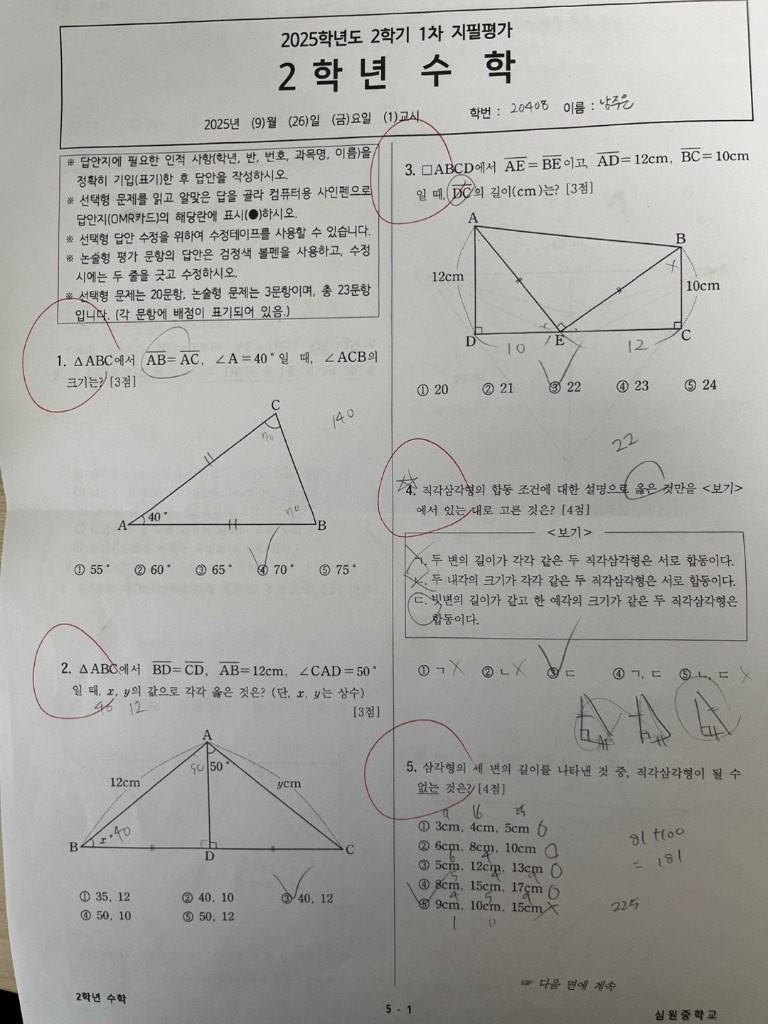
#> input picture samples/golden_001/page1.jpg, 768 x 1024 px; its folder holds only this picture in this run
$ python -i separator.py   (imports and definitions only)
#> lines starting #> are read from the running program, lines starting #| are printed output that depends on the picture; after the words box and inside, x2 and y2 are one past the last pixel; in counts of white or black regions, pixels touching at a corner belong together
from __future__ import annotations

from pathlib import Path

import numpy as np
from PIL import Image, ImageFilter

from .layers import (
    LayerClass,
    REVIEW_CLASSES,
    classify_layers,
    load_rgb,
    overlay_image,
)
from ..context import PipelineContext

# Print is near-black; pencil graphite sits between print and the local
# paper gray (scanned paper is ~150-210, not white).
PRINT_MAX = 55            # print cores live below this; pencil cores reach ~110
STROKE_MARGIN = 40        # stroke = at least this much darker than local paper
MIN_MARK_AREA = 150       # px — smaller blobs are antialiased glyph edges
MAX_PRINT_NEIGHBOR = 0.5  # marks often sit next to print; only reject heavy fusion
MIN_BBOX_RATIO = 4.0      # strokes are sparse inside their bbox; glyph clusters are not
MIN_DIAGONAL = 70         # px — marks are large; glyph fragments are small
CHROMA_MIN = 40           # colored ink (red/blue pens) stands out by chroma
WHITE_MIN = 245

# S01 guard: never whiten print-dark pixels; record overlap components as
# uncertain regions. Internal knob — the golden-cache migration script
# disables it to reproduce the pre-guard (destructive) output bytes.
PRESERVE_PRINT_OVERLAP = True

# Cache-migration shim: reproduce the pre-RESTORE-04 removal semantics
# (dilated pencil|color mask minus print cores, written to the restored
# path). Only tests/golden/migrate_cache_restore04.py sets this.
LEGACY_REMOVAL = False


# [42 lines that did not run here, left out]


def _run_page(ctx, page, work: Path) -> tuple[int, int]:
    """Separate one page; returns (removed_px, review_region_count)."""
    import hashlib

    gray_uri = page.original.variants.get("grayscale", page.original.uri)
    gray_path = ctx.resolve_uri(gray_uri)
    if not gray_path.exists():
        page.trace_mask_uri = None
        return 0, 0

    gray = np.asarray(Image.open(gray_path).convert("L"), dtype=np.uint8)
    if LEGACY_REMOVAL:
        _legacy_run(ctx, page, gray, gray_path, work)
        return 0, 0
    rgb = load_rgb(ctx.resolve_uri(page.original.uri), gray.shape)
    evidence = classify_layers(gray, rgb)

    # TraceDetector providers contribute region-level candidates;
    # ExamDNA's own pixel policy decides what may be removed inside
    # each box (provider output is never a removal mask).
    trace_boxes = _provider_trace_boxes(ctx, page, gray.shape)
    if trace_boxes:
        extra_removal, kept = _region_guided_removal(gray, trace_boxes)
        extra_removal &= ~evidence.removal_mask
        evidence.removal_mask |= extra_removal
        _record_provider_regions(page, trace_boxes, kept)
        _save_trace_overlay(
            gray, trace_boxes, evidence.removal_mask,
            work / f"{gray_path.stem}_provider_trace_overlay.png",
            page,
        )

    # Per-class evidence masks + review overlay — never merged into
    # one binary mask (spec 3.2).
    for cls in LayerClass:
        if cls == LayerClass.BACKGROUND:
            continue
        m = evidence.class_mask(cls)
        if not m.any():
            continue
        p = work / f"{gray_path.stem}_layer_{cls.name.lower()}.png"
        Image.fromarray((m * 255).astype(np.uint8), mode="L").save(p)
        page.original.variants[f"layer_{cls.name.lower()}"] = str(p)
        page.original.variant_sha256[f"layer_{cls.name.lower()}"] = (
            hashlib.sha256(p.read_bytes()).hexdigest()
        )
    overlay_path = work / f"{gray_path.stem}_layer_overlay.png"
    overlay_image(gray, evidence).save(overlay_path)
    page.original.variants["layer_overlay"] = str(overlay_path)

    # Restoration policy: REMOVE_CONFIDENT_ANNOTATION only — approved
    # (confident, non-overlap) annotation pixels are whitened; nothing
    # outside the approved mask may change.
    mask = evidence.removal_mask
    restored = gray.copy()
    restored[mask] = 255
    changed = restored != gray
    assert not (changed & ~mask).any(), "out-of-mask pixel change"

    # Overlap / unknown / low-confidence components stay untouched and
    # become review entries (REVIEW_REQUIRED).
    review_regions = [
        {
            "bbox_px": {
                "x": c.bbox[0], "y": c.bbox[1], "w": c.bbox[2], "h": c.bbox[3],
            },
            "layer": c.layer.name,
            "overlap_pixels": c.overlap_pixels,
            "confidence": c.confidence,
            "reason": c.reason,
            "policy": "REVIEW_REQUIRED",
        }
        for c in evidence.components
        if c.layer in REVIEW_CLASSES
    ]
    if review_regions:
        page.uncertain_regions = (
            page.uncertain_regions or []
        ) + review_regions
        ctx.emit(
            "student_trace",
            f"페이지 {page.index + 1}: 겹침/불확실 {len(review_regions)}영역 "
            f"보존 — 검수 대상",
            "warn",
        )

    page.trace_mask_uri = str(
        _save_mask(mask, work / f"{gray_path.stem}_trace_mask.png")
    )

    restored_path = work / f"{gray_path.stem}_restored_candidate.png"
    Image.fromarray(restored, mode="L").save(restored_path)
    page.original.variants["restored_candidate"] = str(restored_path)
    page.original.variant_sha256["restored_candidate"] = hashlib.sha256(
        restored_path.read_bytes()
    ).hexdigest()
    # `trace_removed` kept as an alias for legacy consumers/migration;
    # new code must read `restored_candidate`.
    page.original.variants.setdefault("trace_removed", str(restored_path))
    return int(mask.sum()), len(review_regions)


def _save_mask(mask: np.ndarray, path: Path) -> Path:
    Image.fromarray((mask * 255).astype(np.uint8), mode="L").save(path)
    return path


# [14 lines left out: function _legacy_run, not called in this run]


def _trace_mask(gray: np.ndarray, original: Path) -> np.ndarray:
    mask = _pencil_mask(gray) | _color_mask(original, gray.shape)
    return _dilate(mask, 2)


# [25 lines left out: function _uncertain_regions, not called in this run]


def _pencil_mask(gray: np.ndarray) -> np.ndarray:
    """Hand-drawn strokes: darker than local paper, sparse inside their bbox.

    Print cores (<55) are excluded from candidates. Pencil strokes reach
    ~60-160 and form large, sparse components (circles, checks, writing)
    whereas printed glyph fragments stay small or sit next to print-dark
    cores.
    """
    print_dark = gray < PRINT_MAX
    bg = np.asarray(
        Image.fromarray(gray).filter(ImageFilter.GaussianBlur(radius=12)),
        dtype=np.int16,
    )
    pencil = (gray >= PRINT_MAX) & (gray.astype(np.int16) < bg - STROKE_MARGIN)
    labels, counts = _label(pencil)
    ys, xs = np.nonzero(pencil)
    coords = np.stack([labels[ys, xs], ys, xs], axis=1) if len(ys) else np.empty((0, 3))
    out = np.zeros_like(pencil)
    for lbl, count in counts.items():
        if count < MIN_MARK_AREA:
            continue
        region = labels == lbl
        pts = coords[coords[:, 0] == lbl][:, 1:]
        h = int(pts[:, 0].max() - pts[:, 0].min()) + 1
        w = int(pts[:, 1].max() - pts[:, 1].min()) + 1
        diagonal = (h * h + w * w) ** 0.5
        if diagonal < MIN_DIAGONAL or h * w < count * MIN_BBOX_RATIO:
            continue
        ring = _dilate(region, 3) & ~region
        print_frac = float(print_dark[ring].mean()) if ring.any() else 0.0
        if print_frac < MAX_PRINT_NEIGHBOR:
            out |= region
    return out


# [12 lines left out: function _color_mask, not called in this run]


def _dilate(mask: np.ndarray, radius: int) -> np.ndarray:
    out = mask.copy()
    for _ in range(radius):
        grown = out.copy()
        grown[1:] |= out[:-1]
        grown[:-1] |= out[1:]
        grown[:, 1:] |= out[:, :-1]
        grown[:, :-1] |= out[:, 1:]
        out = grown
    return out


def _label(mask: np.ndarray) -> tuple[np.ndarray, dict[int, int]]:
    """8-connectivity component labeling — cv2 fast path with a
    pure-Python fallback for minimal installs."""
    try:
        import cv2

        n, labels = cv2.connectedComponents(
            mask.astype(np.uint8), connectivity=8
        )
        hist = np.bincount(labels.ravel(), minlength=n)
        counts = {int(i): int(hist[i]) for i in range(1, n)}
        return labels.astype(np.int32), counts
    except ImportError:
        pass
    h, w = mask.shape
    labels = np.zeros((h, w), dtype=np.int32)
    parent = [0]

    # [10 lines left out: functions find, union, not called in this run]

    next_label = 1
    for y in range(h):
        for x in np.nonzero(mask[y])[0]:
            neighbors = []
            if x > 0 and labels[y, x - 1]:
                neighbors.append(labels[y, x - 1])
            if y > 0:
                for dx in (-1, 0, 1):
                    xx = x + dx
                    if 0 <= xx < w and labels[y - 1, xx]:
                        neighbors.append(labels[y - 1, xx])
            if neighbors:
                m = min(neighbors)
                labels[y, x] = m
                for n in neighbors:
                    union(m, n)
            else:
                parent.append(next_label)
                labels[y, x] = next_label
                next_label += 1

    counts: dict[int, int] = {}
    for y in range(h):
        for x in np.nonzero(mask[y])[0]:
            r = find(int(labels[y, x]))
            labels[y, x] = r
            counts[r] = counts.get(r, 0) + 1
    return labels, counts


# --- provider trace regions -------------------------------------------------
# Policy inside a provider-flagged box: a component is *preserved* (kept +
# review entry) only when it looks like part of the printed page — it sits
# on a printed text line that continues well past the box, it is a
# near-perfectly straight dark stroke (printed figure/table edge), or it is
# a small dense glyph as dark as print cores. Everything else inside the
# box is removable ink. Removal still never touches print_dark cores.

INK_MARGIN = 8            # grow mask — catches the light halo around marks
INK_DECIDE_MARGIN = 25    # decide mask — tight enough to stop halo fusion
STRAIGHT_RESID = 1.4      # px — minor-axis std of a ruled print line
GLYPH_DARK_MARGIN = 55    # comp is "print-dark" when mean <= print_level + this
LINE_EXTEND = 80          # px — a protecting text line must outrun the box
MAX_TRACE_AREA_FRAC = 0.6  # a "trace" covering most of the page is not evidence
ENCLOSED_PRINT_MIN = 3    # print cores inside a comp bbox make it structural


# [288 lines left out: functions _provider_trace_boxes, _minor_std, _region_guided_removal, _record_provider_regions, _save_trace_overlay, not called in this run]

>>> import cv2
>>> picture = cv2.imread('../../../../samples/golden_001/page1.jpg', cv2.IMREAD_GRAYSCALE)
>>> result = _pencil_mask(picture)
#> in _pencil_mask, `print_dark = gray < PRINT_MAX`:
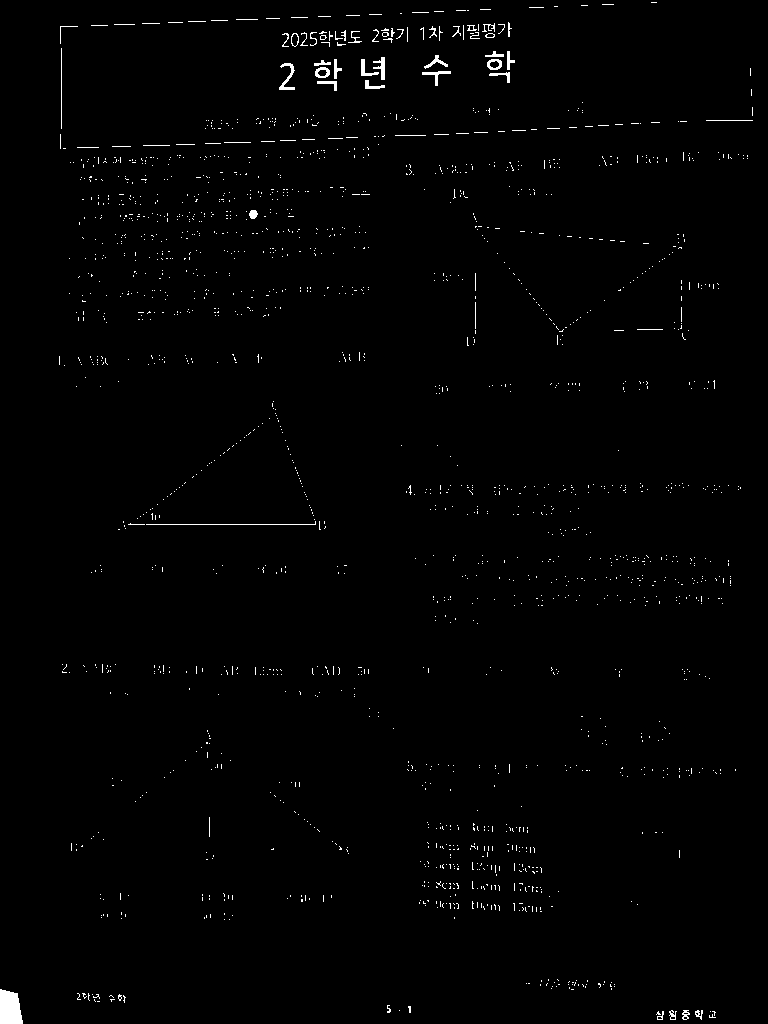
#> print_dark: shape (1024, 768) bool; 0.96% white in thin lines or dots
#> in _label, `n, labels = cv2.connectedComponents( mask.astype(np.uint8), connectivi..`:
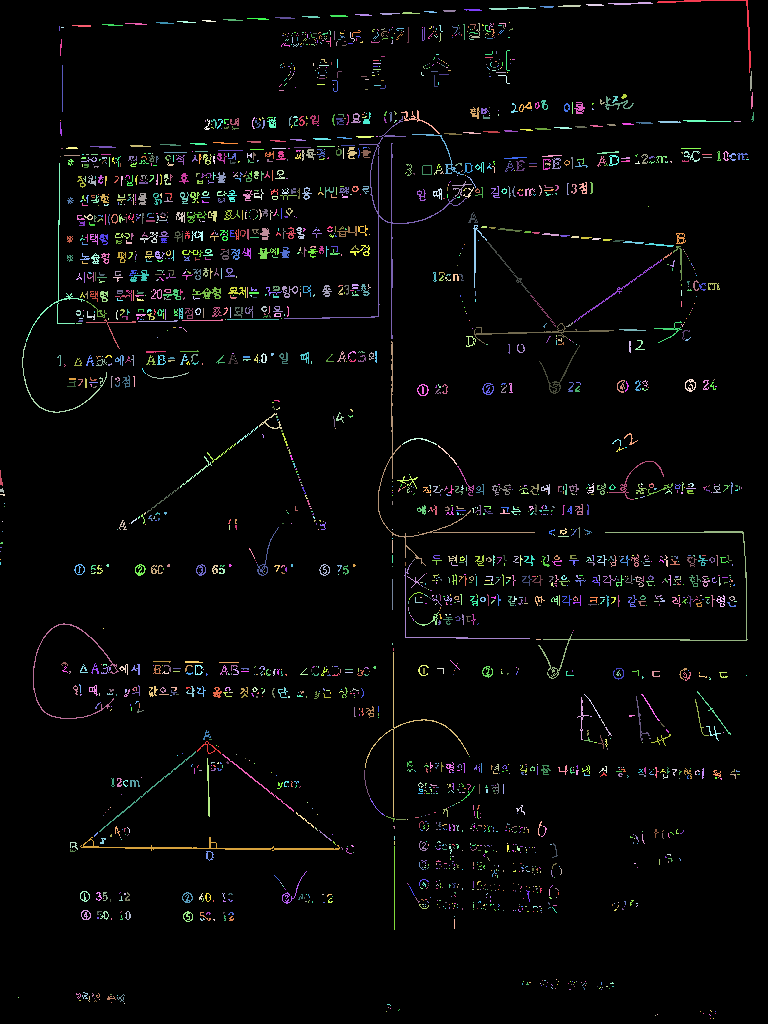
#> labels: shape (1024, 768) int32; 2557 distinct labels, from 0 to 2556; one colour per label, 0 black
#> in _label, `n, labels = cv2.connectedComponents( mask.astype(np.uint8), connectivi..`: n = 2557
#> in _label, `hist = np.bincount(labels.ravel(), minlength=n)`: hist = 2557 values, max 753434 at index 0, min 1 at index 26, mean 307.6
#> in _label, `counts = {int(i): int(hist[i]) for i in range(1, n)}`: counts = 2556 items
#> the loop in _pencil_mask, `for lbl, count in counts.items():` made 2556 passes
#> count on passes 2 to 4: 75, 40, 32
#> pass 1, in _pencil_mask, `region = labels == lbl`:
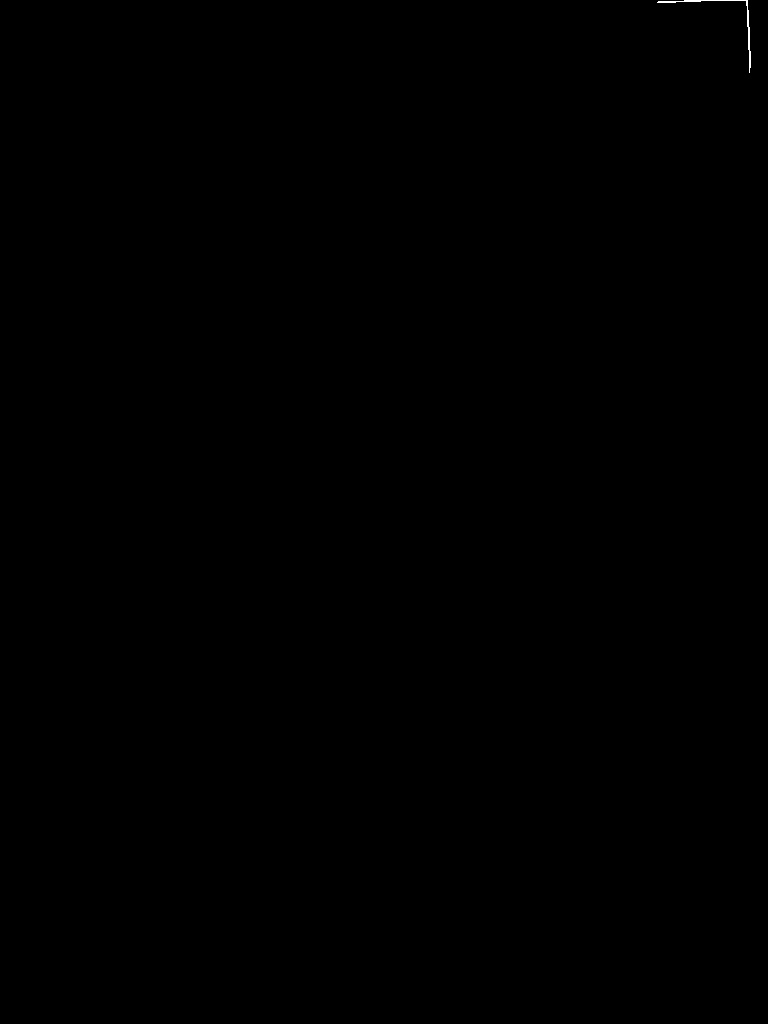
#> region: shape (1024, 768) bool; 0.03% white in thin lines or dots, all inside (x1, y1, x2, y2) = (657, 0, 751, 73)
#> after the loop in _pencil_mask, `for lbl, count in counts.items():`:
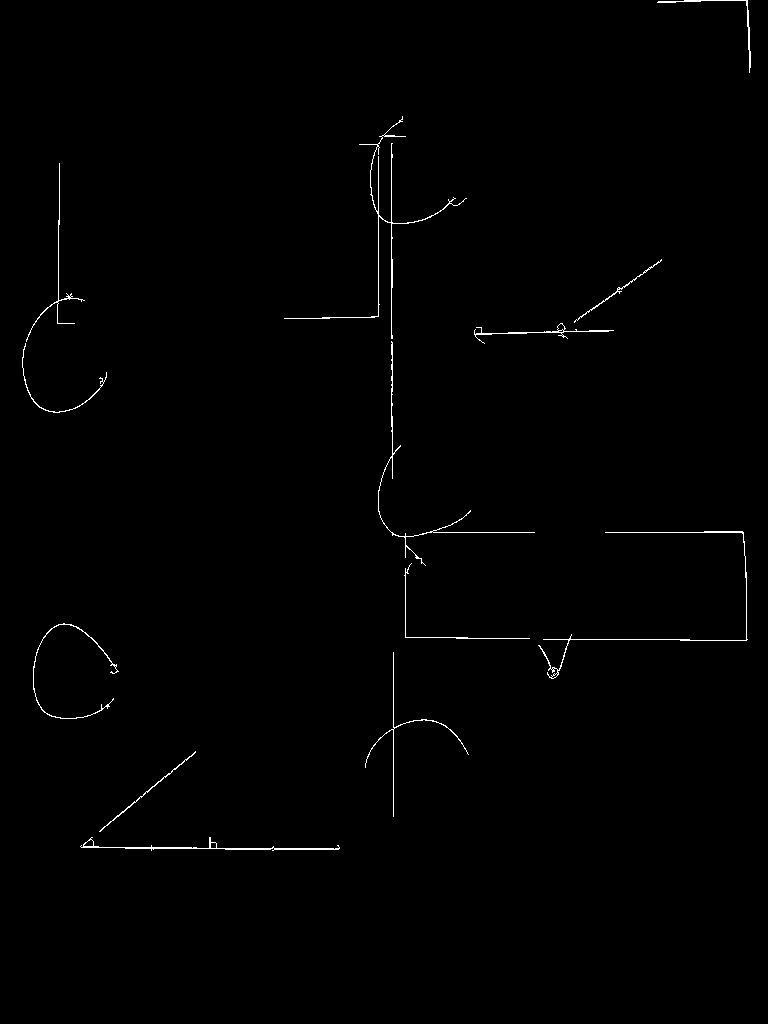
#> out: shape (1024, 768) bool; 0.61% white in thin lines or dots, all inside (x1, y1, x2, y2) = (22, 0, 751, 851)
#> after the loop in _pencil_mask, `for lbl, count in counts.items():`:
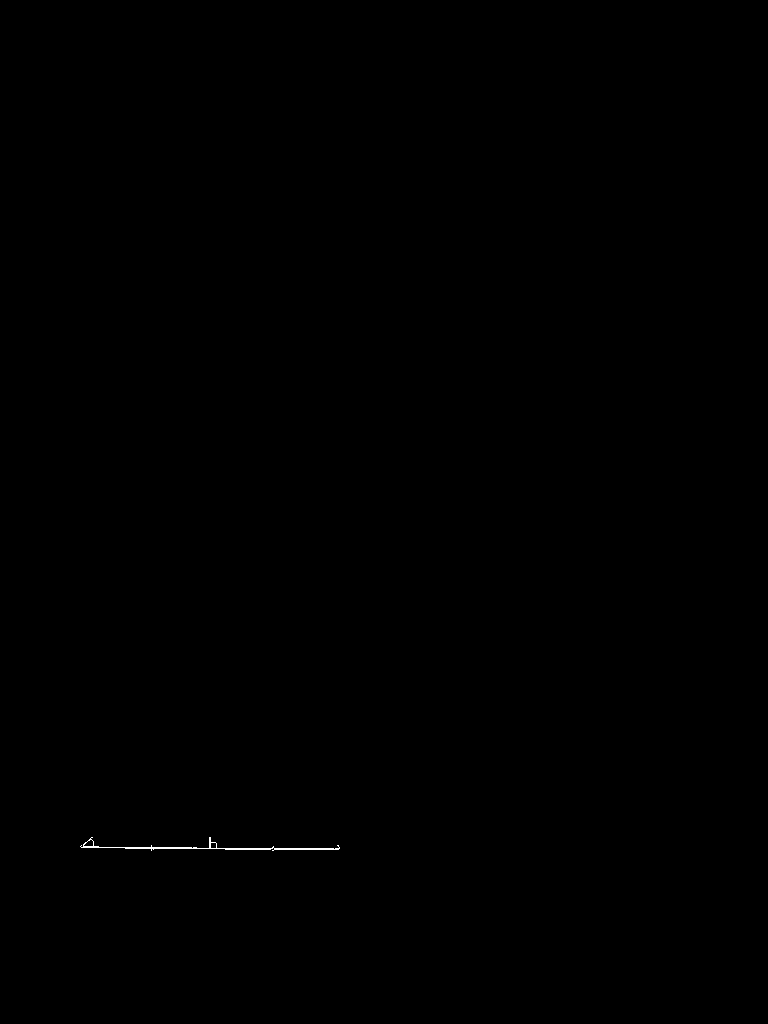
#> region: shape (1024, 768) bool; 0.07% white in thin lines or dots, all inside (x1, y1, x2, y2) = (80, 837, 340, 851)
